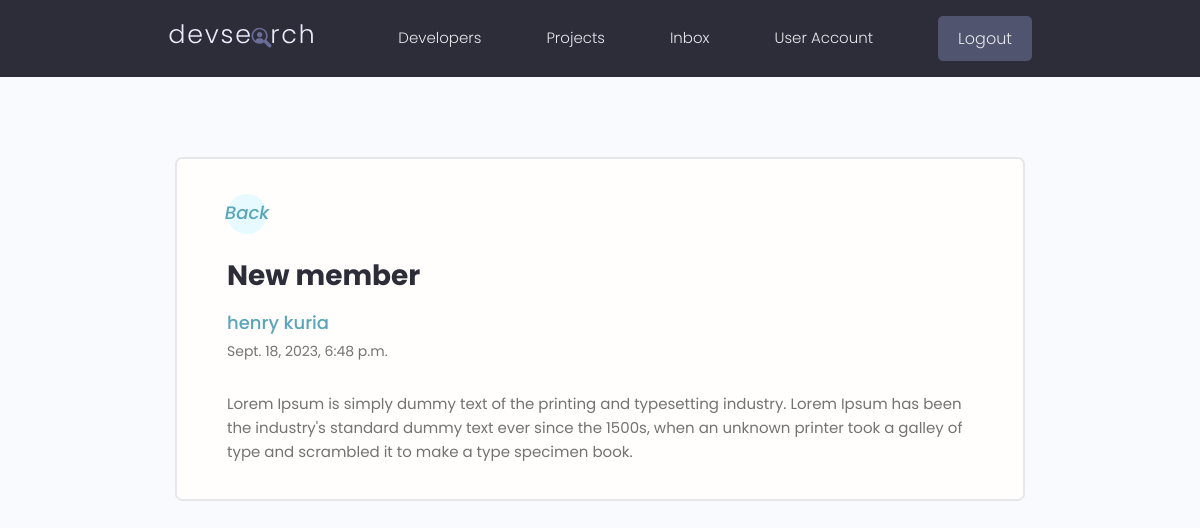
/message/9f125e5c-db57-498d-ba93-d7bb682e41a2/ (signed in), run on an earlier commit of the app's database.
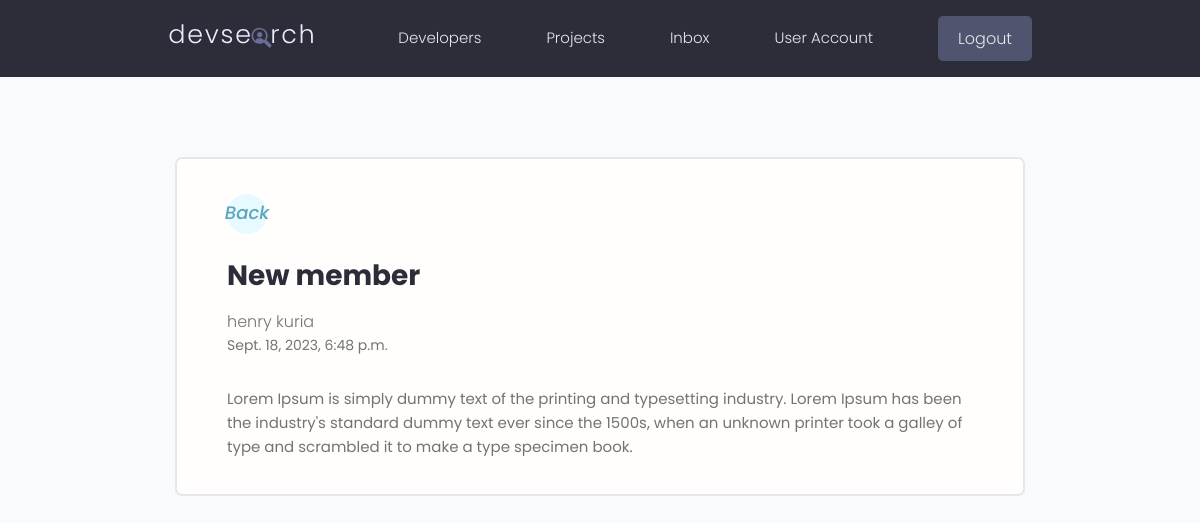
And on a later commit of the database.
### users/models.py (models this page shows, shortened)
class Message(models.Model):
    sender = models.ForeignKey(Profile, on_delete=models.SET_NULL,null=True,blank=True)
    recipient = models.ForeignKey(Profile, on_delete=models.SET_NULL,null=True,blank=True, related_name='messages')
    name = models.CharField(max_length=200, null=True, blank=False)
    email = models.EmailField(max_length=200, null=True, blank=False)
    subject = models.CharField(max_length=200, null=True, blank=False)
    body = models.TextField()
    is_read = models.BooleanField(default=False, null=True)
    created =models.DateTimeField(auto_now_add=True)
    id = models.UUIDField(default=uuid.uuid4, unique=True,editable=False,
                            primary_key=True)
    class Meta:
        ordering = ['is_read', '-created']

### users/views.py (the view)
# urls.py: path('message/<str:pk>/', views.viewMessage, name='message'),
@login_required(login_url="login")
def viewMessage(request,pk):
    profile = request.user.profile
    message = profile.messages.get(id=pk)
    if message.is_read == False:
        message.is_read = True
        message.save()
    context = {'message':message}
    return render(request, 'users/message.html', context)

### users/templates/users/message.html
{%  include 'main.html' %}
{% block content %}
  <main class="messagePage my-xl">
    <div class="content-box">
      <div class="message">
        <a class="backButton" href="{% url 'inbox' %}"><i class="im im-angle-left">Back</i></a>
        <h2 class="message__subject">{{message.subject}}</h4>
          {% if message.sender %}
          <a href="{% url 'user_profile' message.sender.id %}" class="message__author">{{message.name}}</a>
          {% else %}
          <p>{{message.name}}</p>
          {% endif %}
          <p class="message__date">{{message.created}}</p>
          <div class="message__body">
            {{message.body|linebreaksbr}}
          </div>
      </div>
    </div>
  </main>
  {% endblock content %}

What changed in the data, as far as the page shows it:
changed Message "New member": sender_id "303ebcbefbad4c5791d2111a18af2bdd" → empty (drawn)
